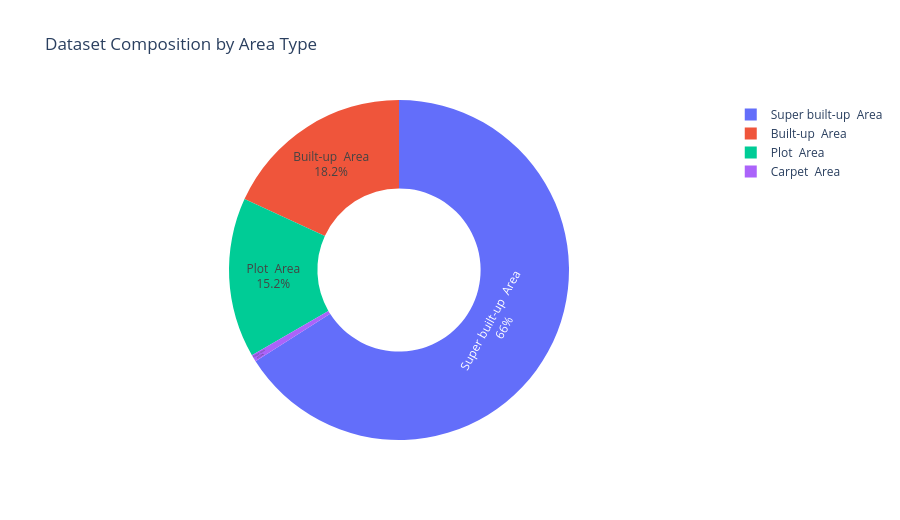

Notebook cell for this chart:
### Markdown cell above
#### 2.2.1 Area Types

### Code cell
area_comp = eda_df['area_type'].value_counts(dropna=False).reset_index()
area_comp.columns = ['area_type', 'count']
area_comp['share_pct'] = (area_comp['count'] / area_comp['count'].sum() * 100).round(2)

fig = px.pie(
    area_comp,
    names='area_type',
    values='count',
    hole=0.48,
    title='Dataset Composition by Area Type'
)
fig.update_traces(textposition='inside', textinfo='percent+label')
fig.update_layout(height=520)
fig.show()

top_area = area_comp.iloc[0]
add_plot_interpretation(
    f'- The largest segment is **{top_area["area_type"]}** with **{top_area["share_pct"]}%** dataset share.\n'
    '- Composition concentration implies model predictions may be strongest for dominant inventory types.\n'
    '- Minority classes should be monitored for representation and model bias risk.'
)

### Figure 1 — Plotly figure (JSON) as saved in the notebook; plotly's stock layout.template omitted (floating-point values rounded to 4 significant figures)
{"data": [{"domain": {"x": [0, 1], "y": [0, 1]}, "hole": 0.48, "hovertemplate": "area_type=%{label}<br>count=%{value}<extra></extra>", "labels": ["Super built-up  Area", "Built-up  Area", "Plot  Area", "Carpet  Area"], "legendgroup": "", "name": "", "showlegend": true, "textinfo": "percent+label", "textposition": "inside", "type": "pie", "values": [8790, 2418, 2025, 87]}], "layout": {"height": 520, "legend": {"tracegroupgap": 0}, "title": {"text": "Dataset Composition by Area Type"}}}
